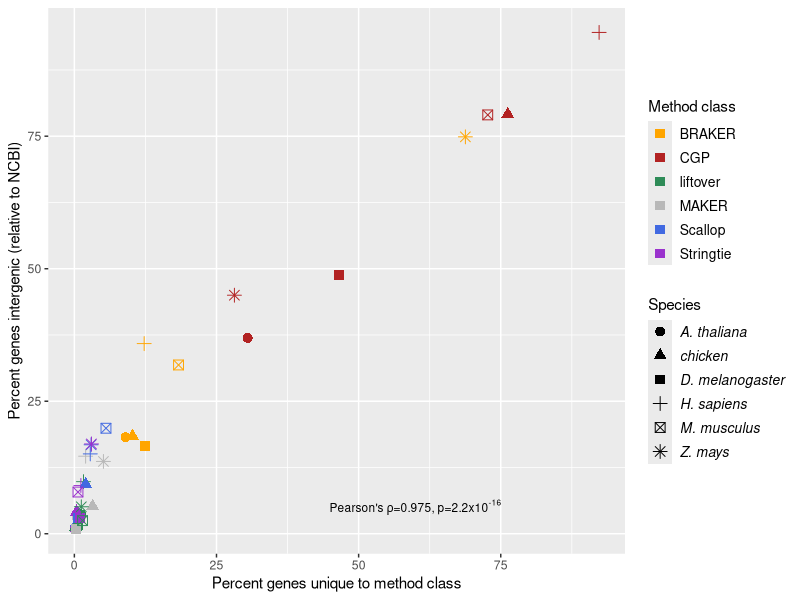
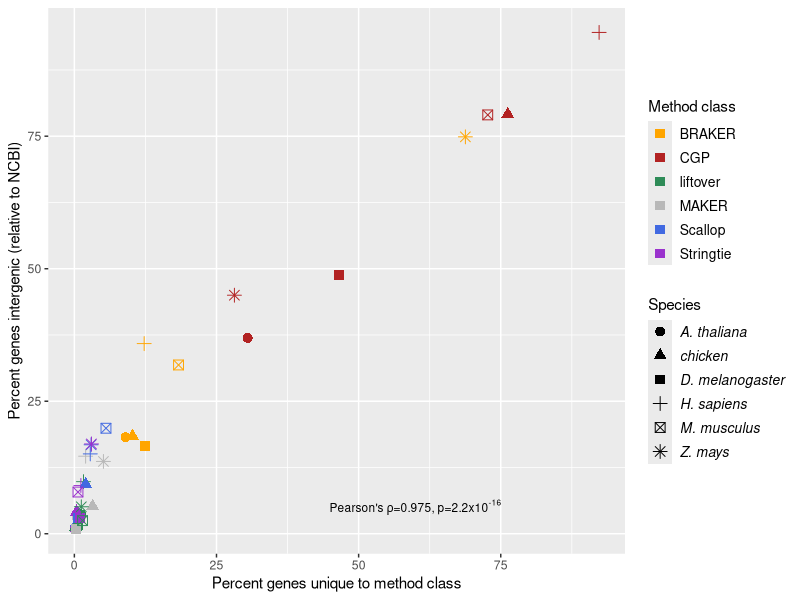

Here is the R script that generated these plots, in order:
## ---- chunk 1
currentdir=getwd()
setwd(currentdir)
library(tidyverse)
## ---- chunk 2
classdata <-read_table("../../data/refspecies_methodclass_unique_intergenic_stats.tsv")
cor.test(classdata$classunique,classdata$classintergenic)
## ---- chunk 3
classdataplot<-classdata %>% 
  mutate(species = str_replace(species, "dmel", "D. melanogaster")) %>%
  mutate(species = str_replace(species, "zmays", "Z. mays")) %>%
  mutate(species = str_replace(species, "human", "H. sapiens")) %>%
  mutate(species = str_replace(species, "athaliana", "A. thaliana")) %>%
  mutate(species = str_replace(species, "mouse", "M. musculus")) %>%
  
  ggplot(aes(x=100*classunique,y=100*classintergenic,color=methodclass,shape=species)) +
  geom_point(size=3) +
  scale_color_manual(values=c("lift"="seagreen",braker="orange",cgp="firebrick",stie="darkorchid3",scal="royalblue",maker="gray72"),labels=c("lift"="liftover","stie"="Stringtie","braker"="BRAKER","cgp"="CGP","maker"="MAKER","scal"="Scallop")) +
ylab("Percent genes intergenic (relative to NCBI)") +
xlab("Percent genes unique to method class") +
guides(color = guide_legend(title = "Method class",override.aes = list(shape=15),order=1,label.theme = element_text(angle = 0, size=10,face = "plain"))) +
guides(shape = guide_legend(title = "Species",order=2,label.theme = element_text(angle = 0, size=10,face = "italic"))) +
guides(fill = guide_legend(title = "")) +
annotate("text",x=60,y=5,label=expression(paste("Pearson's ",rho,"=0.975, p=","2.2x","10"^"-16")),size=3)
  
classdataplot
ggsave(classdataplot,file="Figure_S4.pdf",width=5,height=5)
